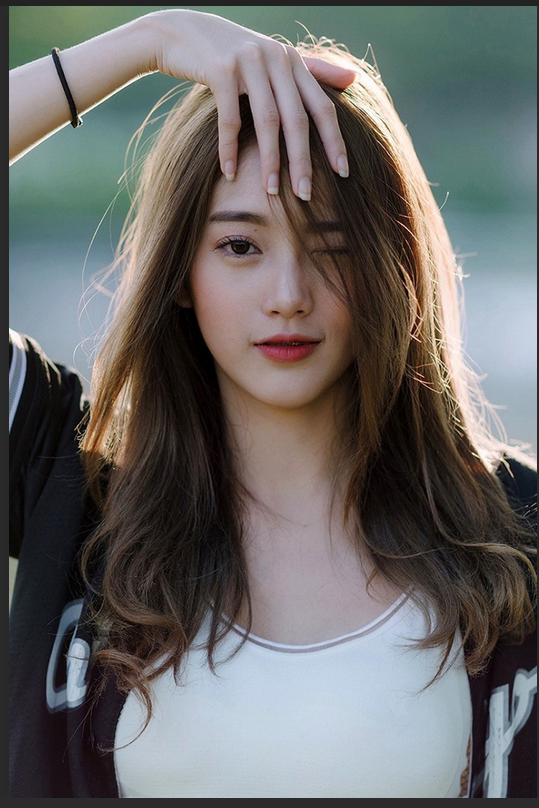
#> input picture girl.png, 539 x 808 px
$ python convolutions.py
#> lines starting #> are read from the running program, lines starting #| are printed output that depends on the picture
from skimage.exposure import rescale_intensity
import numpy as np
import argparse
import cv2

def convolve(image, K):
    # grabh the spatial dimensions of the image and kernel
    (iH, iW) = image.shape[:2]
    (kH, kW) = K.shape[:2]

    # allocate memory for the output image, taking care to "pad" the orders of the input image
    # so the spatial size (i.e., width and height) are not reduced
    pad = (kW - 1) // 2
    image = cv2.copyMakeBorder(image, pad, pad, pad, pad, cv2.BORDER_REPLICATE)
    output = np.zeros((iH, iW), dtype="float")

    # loop over the input image, "sliding" the kernel across each (x, y) - coordinate from
    # left-to-right and top-to-bottom
    for y in np.arange(pad, iH + pad):
        for x in np.arange(pad, iW + pad):
            # extract the ROI of the image by extracting the *center* region of the current (x,y)-coordinates dim
            roi = image[y - pad : y + pad +1, x - pad : x + pad + 1]

            # perform the actual convolution by taking the element-wise multiplicaiton between the ROI
            # and the kernel, the summing the matrix
            k = (roi * K).sum()

            # store the convolve value in the output (x,y)-corodinate of the output image
            output[y-pad, x-pad] = k

    # store the output image to be in the range [0, 255]
    output = rescale_intensity(output, in_range=(0, 255))
    output = (output * 255).astype("uint8")

    return output

ap = argparse.ArgumentParser()
ap.add_argument("-i", "--image", type=str, default="girl.png", help="path to input image")
args = vars(ap.parse_args())

smallBlur = np.ones((7,7), dtype="float") * (1.0 / (7 * 7))
largeBlur = np.ones((21, 21), dtype="float") * (1.0 / (21 * 21))

sharpen = np.array((
    [0, -1, 0],
    [-1, 5, -1],
    [0, -1, 0]), dtype="int")

# laplacian kernel used to detect edges
laplacian = np.array((
    [0, 1, 0 ],
    [1, -4, 1],
    [0, 1, 0]), dtype="int")

sobelX = np.array((
    [-1, 0, 1],
    [-2, 0, 2],
    [-1, 0, 1]), dtype="int")

sobelY = np.array((
    [-1, -2, -1],
    [0, 0, 0],
    [1, 2, 1]), dtype="int")

emboss = np.array((
    [-2, -1, 0],
    [-1, 1, 1],
    [0, 1, 2]), dtype="int")

kernelBank = (
    ("small_blur", smallBlur),
    ("large_blur", largeBlur),
    ("sharpen", sharpen),
    ("laplacian", laplacian),
    ("sobel_x", sobelX),
    ("sobel_y", sobelY),
    ("emboss", emboss))

image = cv2.imread(args["image"])
#> image is the input picture: shape (808, 539, 3); mean B, G, R 103.1, 104.4, 105.7
gray = cv2.cvtColor(image, cv2.COLOR_BGR2GRAY)
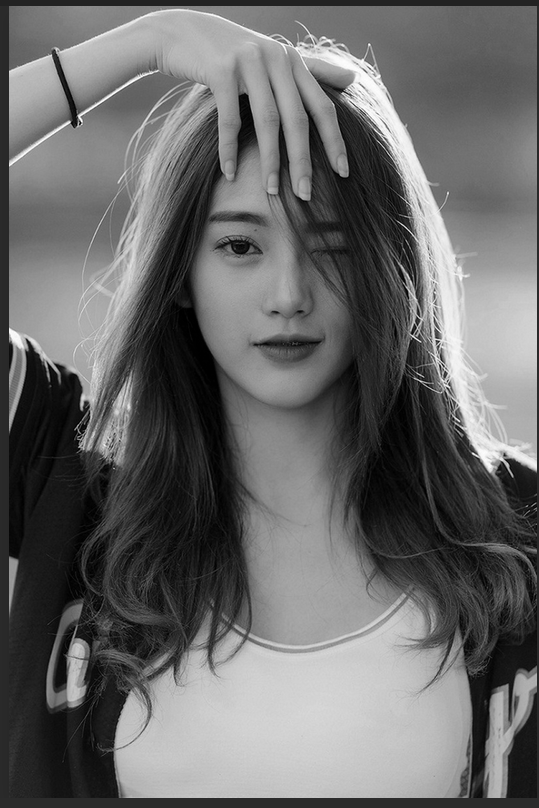
#> gray: shape (808, 539); min 0, max 255, mean 104.7

for (kernelName, k) in kernelBank:
    convolveOutput = convolve(gray, k)
    opencvOutput = cv2.filter2D(gray, -1, k)

    cv2.imshow("Original", gray)
    cv2.imshow(f"{kernelName} - convolve", convolveOutput)
    cv2.imshow(f"{kernelName} - opencv", opencvOutput)
    cv2.waitKey(0)
    cv2.destroyAllWindows()
#> this loop made 7 passes
#> pass 1, in convolve, `image = cv2.copyMakeBorder(image, pad, pad, pad, pad, cv2.BORDER_REPLI..`:
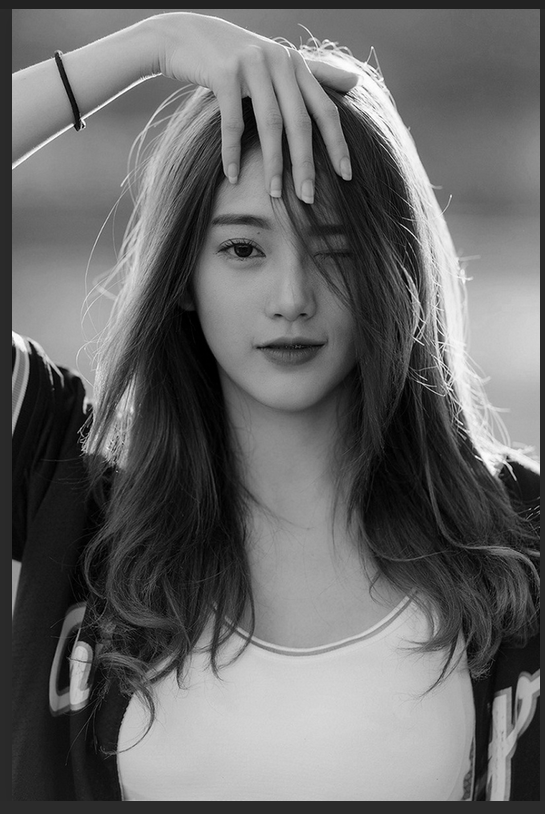
#> image: shape (814, 545); min 0, max 255, mean 103.5
#> pass 1, `convolveOutput = convolve(gray, k)`:
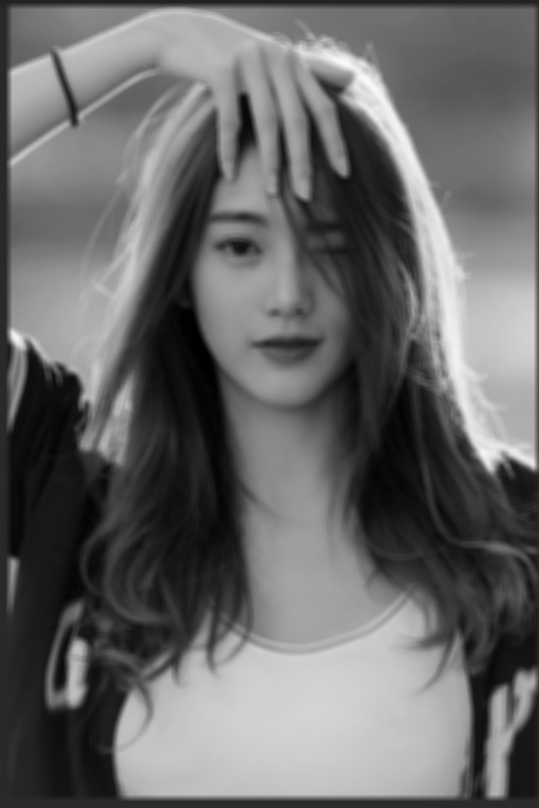
#> convolveOutput: shape (808, 539); min 0, max 249, mean 104.2
#> pass 2, in convolve (call 2), `image = cv2.copyMakeBorder(image, pad, pad, pad, pad, cv2.BORDER_REPLI..`:
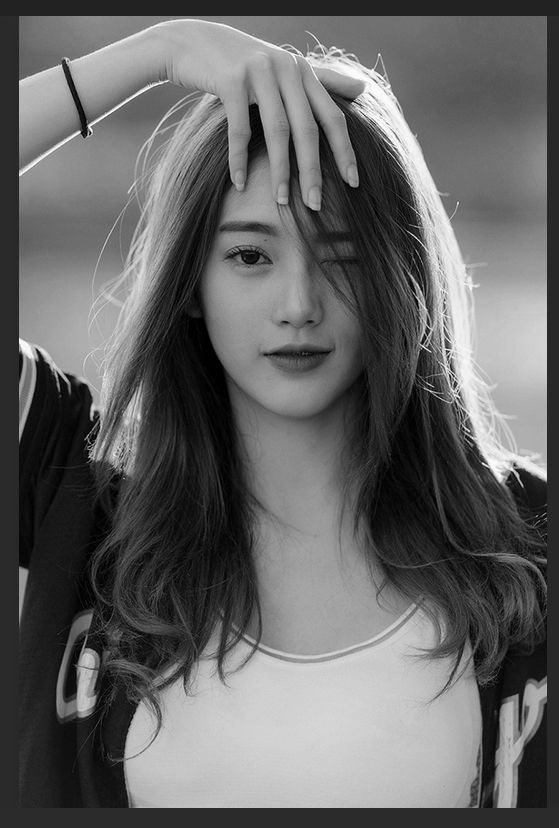
#> image: shape (828, 559); min 0, max 255, mean 100.8
